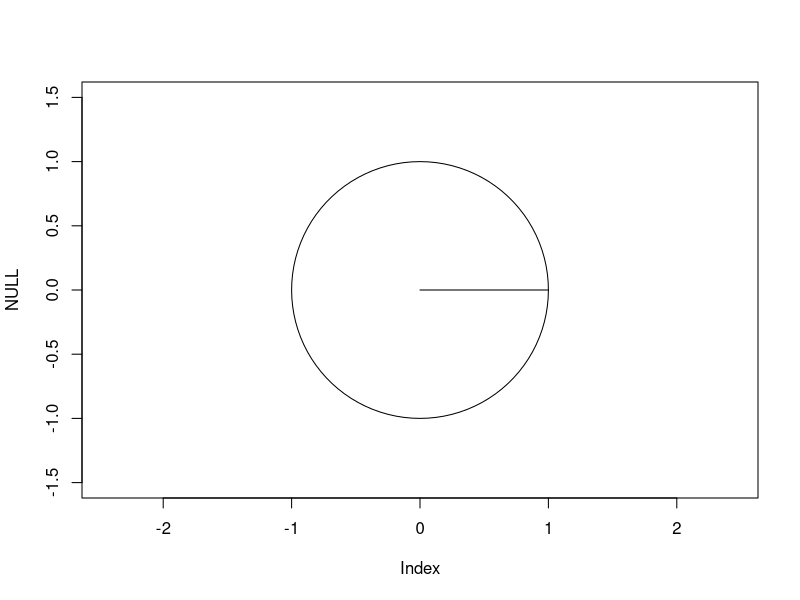

Write R code to recreate this figure. (Note: this script raises an error after producing the figure.)
# text automatically rotated with respüect to x-axis

lim <- c(-1.5,1.5)
plot(NULL, asp=1, xlim=lim, ylim=lim)
plotrix::draw.circle(0, 0, 1)
s <- 1.05
phis <- seq(0, 2*pi, by=.4)
for (phi in phis) {
  v <- c(cos(phi), sin(phi))
  segments(0,0, v[1], v[2])
  text_rot(v * 1.1, label=phi)
}
